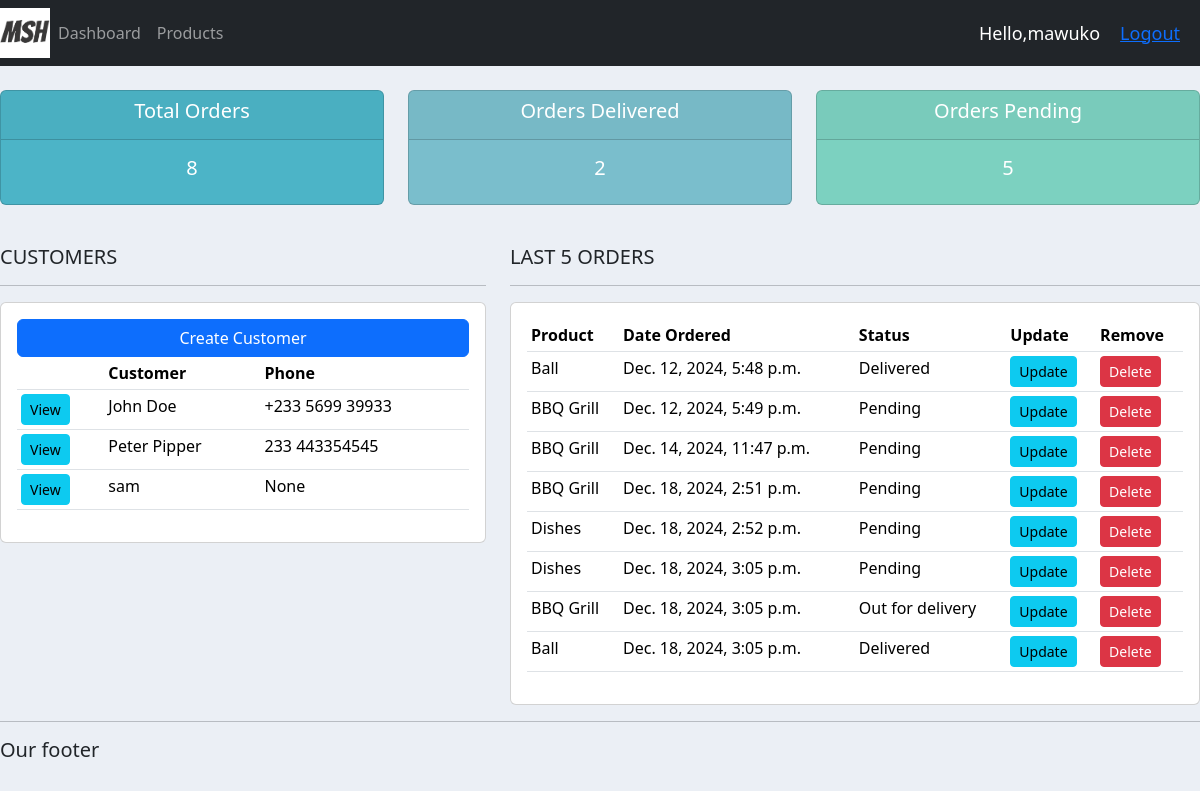
Page / (signed in) on the earlier database version.
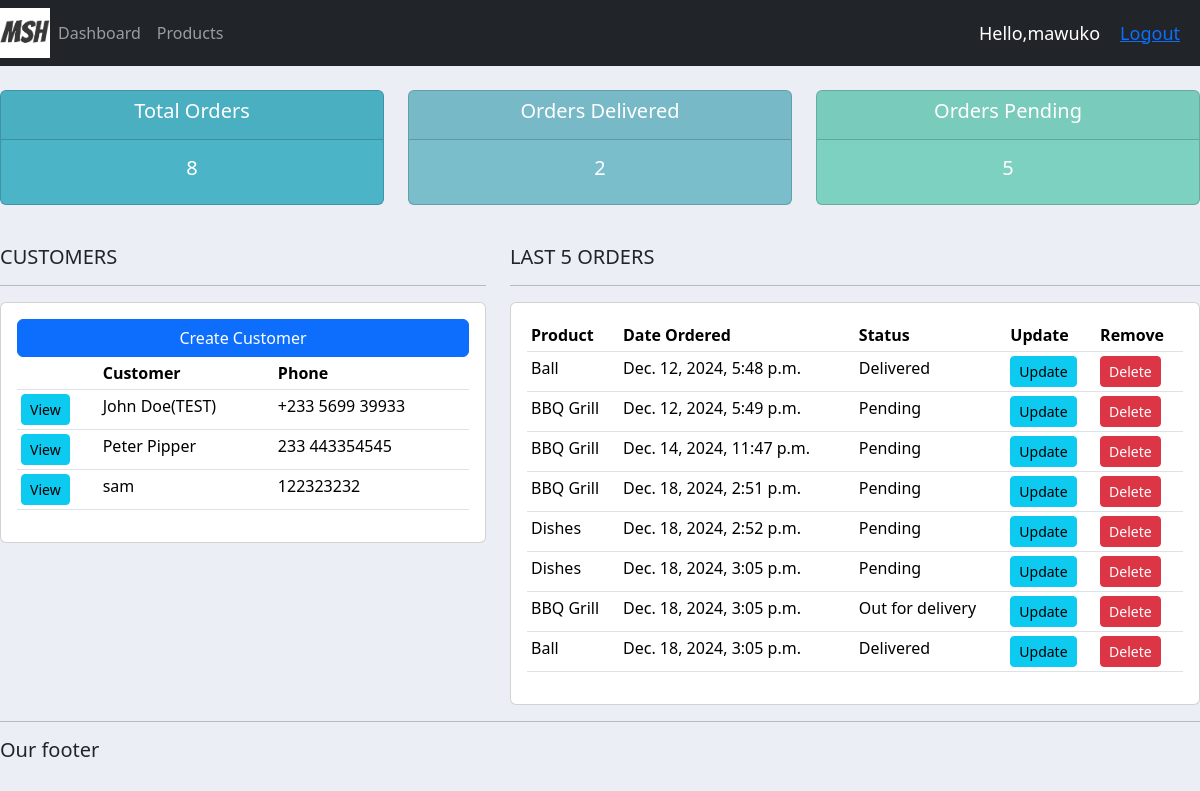
Same page on the later database version.
### accounts/models.py (models this page shows, shortened)
class Customer(models.Model):
    user = models.OneToOneField(User,null=True,blank=True,on_delete=models.CASCADE)
    name=models.CharField(max_length=200, null=True)
    phone=models.CharField(max_length=200,null=True)
    email=models.CharField(max_length=200, null=True)
    profile_pic=models.ImageField(default='Screenshot_324.png',null=True, blank=True)
    date_created= models.DateTimeField(auto_now_add=True,null=True)

### accounts/decorators.py (the view)
    def wrapper_function(request,*args,**kwargs):
        group = None
        if request.user.groups.exists():
            group= request.user.groups.all()[0].name
        if group == 'customer':
            return redirect('user-page')
        if group == 'admin':
            return view_func(request, *args, **kwargs)

### accounts/models.py (called while the page is built)
    def __str__(self):
        return self.name

### accounts/views.py (called while the page is built)
@login_required(login_url='login')
@admin_only
def home(request):
    orders= Order.objects.all()
    customers= Customer.objects.all()
    total_customers = customers.count()
    total_orders=orders.count()
    delivered = orders.filter(status='Delivered').count()
    pending = orders.filter(status='Pending').count()
    context ={'orders':orders, 'customers':customers, 'total_orders':total_orders, 'delivered':delivered, 'pending':pending}
    return render(request,'accounts/dashboard.html',context)

### accounts/templates/accounts/dashboard.html
{%extends 'accounts/main.html'%}
{%block content%}
{% include 'accounts/status.html' %}
<br />
<div class="row">
  <div class="col-md-5">
    <h5>CUSTOMERS</h5>
    <hr />
    <div class="card card-body">
      <a class="btn btn-primary" href="">Create Customer</a>
      <table class="table table-sm">
        <tr>
          <th></th>
          <th>Customer</th>
          <th>Phone</th>
        </tr>
        {%for customer in customers%}
        <tr>
          <td>
            <a
              class="btn btn-sm btn-info"
              href="{%url 'customer' customer.id %}"
              >View</a
            >
          </td>
          <td>{{customer.name}}</td>
          <td>{{customer.phone}}</td>
        </tr>
        {%endfor%}
      </table>
    </div>
  </div>
  <div class="col-md-7">
    <h5>LAST 5 ORDERS</h5>
    <hr />
    <div class="card card-body">
      <table class="table table-sm">
        <tr>
          <th>Product</th>
          <th>Date Ordered</th>
          <th>Status</th>
          <th>Update</th>
          <th>Remove</th>
        </tr>
        {%for order in orders%}
        <tr>
          <td>{{order.product}}</td>
          <td>{{order.date_created}}</td>
          <td>{{order.status}}</td>
          <td>
            <a
              class="btn btn-sm btn-info"
              href="{%url 'update_order' order.id%}"
              >Update</a
            >
          </td>
          <td>
            <a
              class="btn btn-sm btn-danger"
              href="{%url 'delete_order' order.id%}"
              >Delete</a
            >
          </td>
        </tr>
        {%endfor%}
      </table>
    </div>
  </div>
</div>
{%endblock%}

Differences in the rows shown:
changed Customer: name "John Doe" → "John Doe(TEST)"
changed Customer "sam": phone "None" → "122323232"
